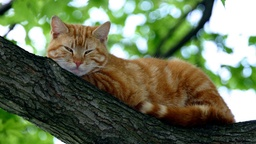
#> input picture cat-detector/cat-in-tree.jpg, 256 x 144 px, shrunk from 1920 x 1080 before the run
$ python cat-detector.py --image cat-in-tree.jpg   (Python 2 division)
#> lines starting #> are read from the running program, lines starting #| are printed output that depends on the picture; after the words box and inside, x2 and y2 are one past the last pixel; in counts of white or black regions, pixels touching at a corner belong together
# import the necessary packages
import argparse
import cv2
import numpy

# construct the argument parse and parse the arguments
ap = argparse.ArgumentParser()
ap.add_argument("-i", "--image", required=True,
    help="path to the input image")
ap.add_argument("-c", "--cascade",
    default="haarcascade_frontalcatface.xml",
    help="path to cat detector haar cascade")
args = vars(ap.parse_args())

# load the input image and convert it to grayscale
image = cv2.imread(args["image"])
#> image is the input picture: shape (144, 256, 3); mean B, G, R 88, 116.8, 105.8
gray = cv2.cvtColor(image, cv2.COLOR_BGR2GRAY)
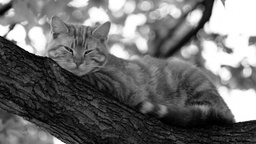
#> gray: shape (144, 256); min 0, max 255, mean 110.2

# load the cat detector Haar cascade, then detect cat faces
# in the input image
detector = cv2.CascadeClassifier(args["cascade"])
rectList = []
why = numpy.arange(1.1,1.5,0.1)
# this is computationally expensive, but i want to try lots of vars
for mn in xrange(1,10,):
    print "trying minNeighbor", mn
    for sf in why:
        print "trying scaleFactor", sf
        rects = detector.detectMultiScale(gray, scaleFactor=sf,
                minNeighbors=mn, minSize=(20, 20))
        if len(rects) > 0:
            print 'found rects'
            rectList.append(rects)
#> after the loop, rectList = [[[56, 32, 46, 46]], [[54, 30, 50, 50]], [[57, 32, 47, 47]], [[56, 32, 46, 46]], [[54, 30, 50, 50]], [[56, 32, 46, 46]], [[54, 30, 50, 50]], [[56, 32, 46, 46]], [[56, 32, 46, 46]], [[56, 32, 46, 46]]]

print rectList
#> (printed output is left out)

#draw over the kitty faces
for r in rectList:
    print 'trying', r
    for (x, y, w, h) in r:
        cv2.rectangle(image, (x, y), (x + w, y + h), (0, 0, 255), 2)

        #show em
        cv2.imshow("Cat faces", image)
        cv2.waitKey(0)
#> this loop made 10 passes
#| trying [[56 32 46 46]]
#| trying [[54 30 50 50]]
#| trying [[57 32 47 47]]
#| trying [[56 32 46 46]]
#| trying [[54 30 50 50]]
#| trying [[56 32 46 46]]
#| trying [[54 30 50 50]]
#| trying [[56 32 46 46]]
#> (further printed lines are left out)
#> pass 1, `cv2.imshow("Cat faces", image)`:
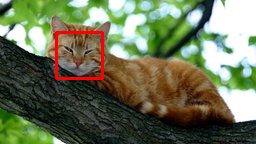
#> window 'Cat faces': shape (144, 256, 3); mean B, G, R 87.2, 115.6, 108.1
#> pass 2, `cv2.imshow("Cat faces", image)`:
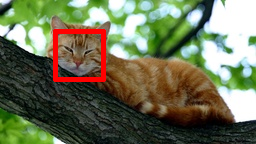
#> window 'Cat faces': shape (144, 256, 3); mean B, G, R 86.5, 114.7, 109.9
#> after the loop:
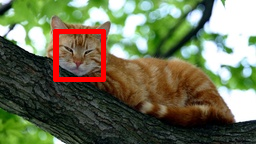
#> image: shape (144, 256, 3); 2.71% of pixels changed, all inside (x1, y1, x2, y2) = (53, 29, 106, 82)
